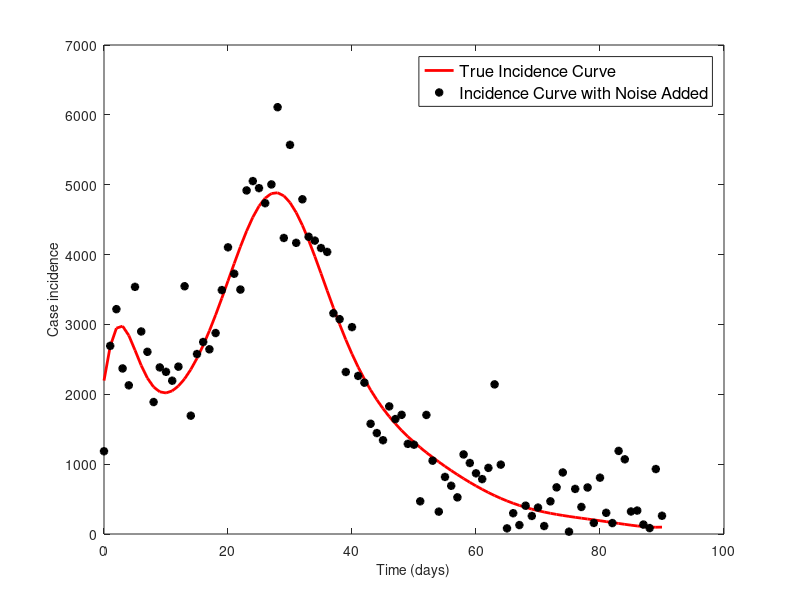
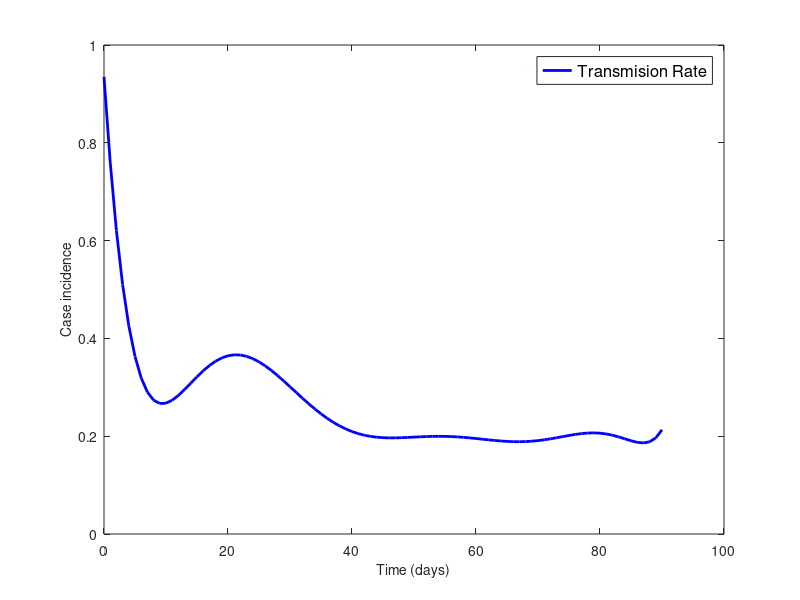
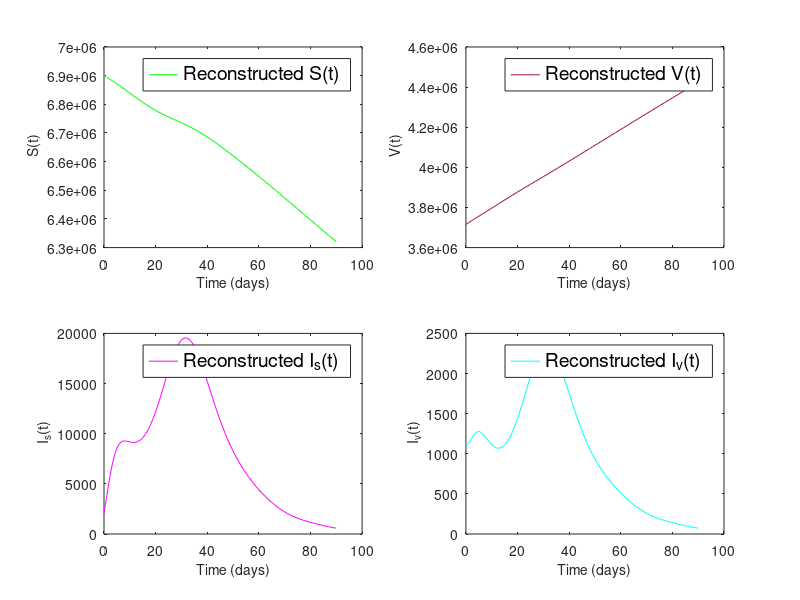

Source code (MATLAB) for these figures, in order:
function svird_forward

close all 
clear all
clc  
format long 
warning('off','all')

global N alpha p gammasd gammasr gammavr gammavd m theta a b

a = 0;
b = 90;
m = 10;

tdata = a:1:b;
alpha = .75;
gammasd = .012*1/5;
gammavd = .0012*1/4;
gammasr = (1-.012)*1/5;
gammavr = (1-.0012)*1/4;
p = (.67-.56)/(b-a);

N = 10620000;

%%%%%%%%%%%%%%%%%%%%%%%%%%%%%%%%%%%%%%%%%%
theta(1)=0.26; theta(2)=-0.13; theta(3)=0.093; theta(4)=-0.036; theta(5)=0.05;
theta(6)=-0.12; theta(7)=0.14; theta(8)=-0.098; theta(9)=0.031; theta(10)=0.023;

vac_perc = .35;
inf_perc = .0003;
Y0(1) = (1 - vac_perc)*(1-inf_perc)*N;
Y0(2) = vac_perc*(1-inf_perc)*N;
I0 = inf_perc*N;

Y0(3) = I0*(1-vac_perc);
Y0(4) = I0*vac_perc;
Y0(5) = 0.012*Y0(3)+0.0012*Y0(4);

[~,Y] = ode45(@(t,y) svird(t,y),tdata,Y0);

Idata_clean = beta(tdata)'.*Y(:,1).*(Y(:,3)+Y(:,4))./(N - Y(:,5)) +...
    (1-alpha)*beta(tdata)'.*Y(:,2).*(Y(:,3)+Y(:,4))./(N - Y(:,5));

size(Idata_clean)
%%%%%%%%%%%%%%%%%%GENERATE ACTUAL INCIDENCE%%%%%%%%%%%%%%%%%%%%%%%%%%%%%%%%

    Idata = Idata_clean;
    for i = 1:length(tdata)
    Idata(i) = Idata_clean(i) + normrnd(0,500);
    if Idata(i) < 0
       Idata(i) = Idata_clean(i) + unifrnd(-Idata_clean(i),Idata_clean(i));
    end 
    end 
    
    %%%%%%%%%%%%%%%%%%%%%%%%%%%% Generate Plots %%%%%%%%%%%%%%%%%%%%%%%%%%%%%%%%%
figure1 = figure; 
axes2 = axes('Parent',figure1,... 
    'AmbientLightColor',[0.941176470588235 0.941176470588235 0.941176470588235]);
box(axes2,'on');
hold(axes2,'all');

line1 = plot(tdata,Idata_clean,'r');
set(line1,'Linewidth',2)
hold on

line2 = plot(tdata,Idata,'*k');
set(line2,'LineWidth',2)

legend([line1(1) line2(1)],{'True Incidence Curve', 'Incidence Curve with Noise Added'},'FontSize',12,'Location','best');

xlabel('\fontsize{14}Time (days)');
ylabel('\fontsize{14}Case incidence')

figure(figure1)

figure2 = figure; 
axes2 = axes('Parent',figure2,... 
    'AmbientLightColor',[0.941176470588235 0.941176470588235 0.941176470588235]);
box(axes2,'on');
hold(axes2,'all');

line3 = plot(tdata,beta(tdata),'b');
set(line3,'Linewidth',2)

legend([line3(1)],{'Transmision Rate'},'FontSize',12,'Location','best');

xlabel('\fontsize{14}Time (days)');
ylabel('\fontsize{14}Case incidence')

figure(figure2)

figure3 = figure;
subplot(2,2,1)
line77 = plot(tdata,Y(:,1), '-g');
legend([line77(1)],{'Reconstructed S(t)'},'FontSize',14,'Location','best');
xlabel('\fontsize{14}Time (days)');
ylabel('\fontsize{14} S(t)')
% hold on 
subplot(2,2,2)
line78 = plot(tdata,Y(:,2), 'Color', [0.6350, 0.0780, 0.1840]);
legend([line78(1)],{'Reconstructed V(t)'},'FontSize',14,'Location','best');
xlabel('\fontsize{14}Time (days)');
ylabel('\fontsize{14} V(t)')
% hold on 
subplot(2,2,3)
line79 = plot(tdata,Y(:,3), '-m');
legend([line79(1)],{'Reconstructed I_s(t)'},'FontSize',14,'Location','best');
xlabel('\fontsize{14}Time (days)');
ylabel('\fontsize{14} I_s(t)')
% hold on 
subplot(2,2,4)
line76 = plot(tdata,Y(:,4), '-c');
legend([line76(1)],{'Reconstructed I_v(t)'},'FontSize',14,'Location','best');
xlabel('\fontsize{14}Time (days)');
ylabel('\fontsize{14} I_v(t)')
figure(figure3)

end 

% FUNCTION DEFINITIONS

function dydt = svird(t,y)
global N alpha p gammasd gammasr gammavr gammavd 
dydt = zeros(5,1);
dydt(1) = beta(t).*y(1).*(y(3)+y(4))./(N - y(5)) - p.*y(1);
dydt(2) = p.*y(1) - (1-alpha)*beta(t).*y(2).*(y(3)+y(4))./(N - y(5));
dydt(3) = beta(t).*y(1).*(y(3)+y(4))./(N - y(5)) - (gammasr + gammasd)*y(3);
dydt(4) = (1-alpha).*beta(t).*y(2).*(y(3)+y(4))./(N - y(5)) - (gammavr + gammavd)*y(4);
dydt(5) = gammasd.*y(3) + gammavd.*y(4);
end

%%%%%%%%%%%%%%%%%%%%%%%%%%%%%%%%%%%%%%%%%%%%%%%%%%%%%%%%%%%%%%%%%%%%%%%%%%%%%%%%%
function yy = beta(t) 
global m theta
       yy = 0;
   for j = 1:m
       yy = yy + theta(j).*leg(j-1,t);
   end
end

%%%%%%%%%%%%%%%%%%%%%%%%%%%%%%%%%%%%%%%%%%%%%%%%%%%%%%%%%%%%%%%%%%%%%%%%%%%%%%%%%%
function P = leg(j,t)
global a b
x = (2.*t - a - b)./(b - a);

if j == 0
   P1 = 1; P = P1; 
elseif j == 1 
   P2 = x; P = P2; 
else   
   P1 = 1; P2 = x; 
       for k = 2:j
           P3 = ((2*(k-1)+1).*x.*P2 - (k-1).*P1)./k;
           P1 = P2; P2 = P3;   
       end
           P = P3;
end
end


